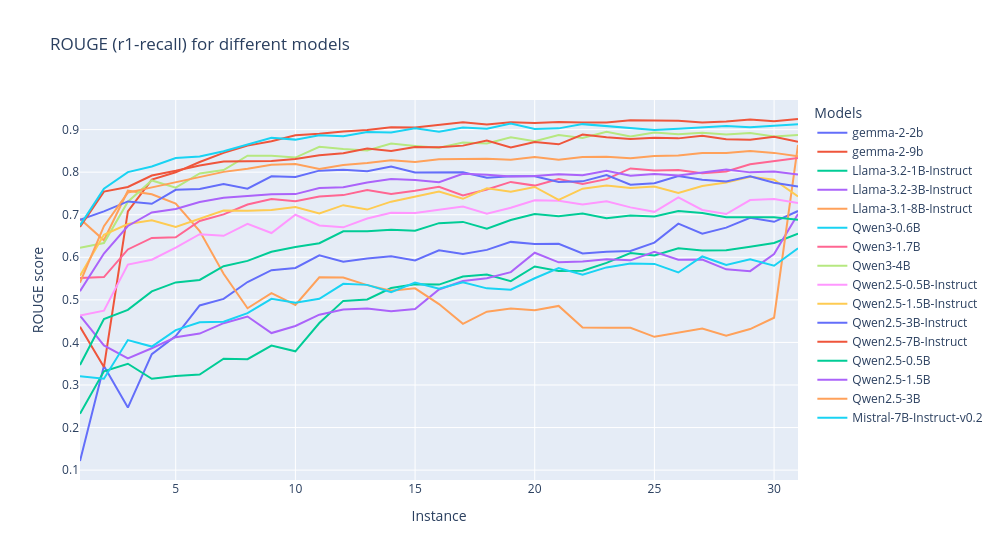
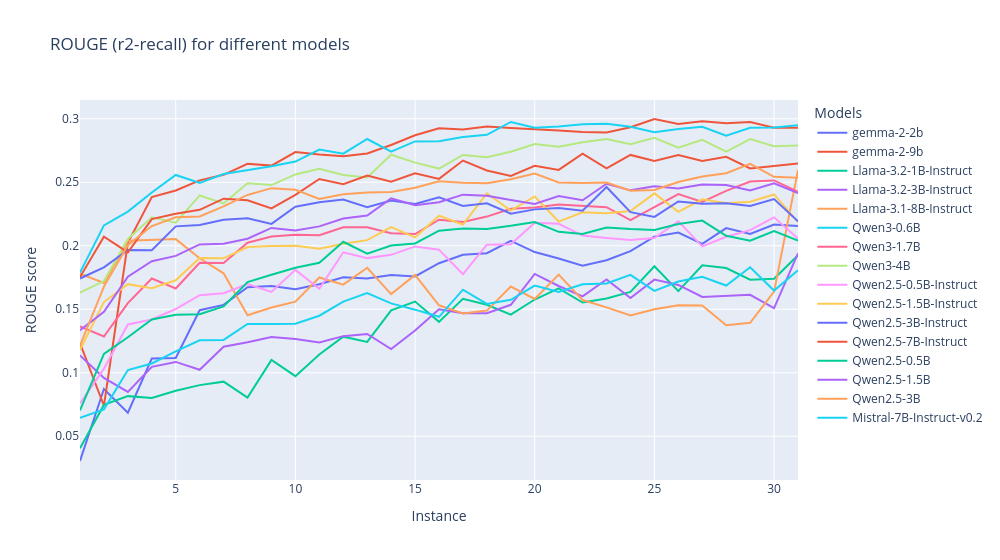

Notebook code cell kept with these figures, in order:
### Code cell
for metric in ['r1', 'r2', 'rL']:
    # plot the scores for each model
    fig = go.Figure()
    for model_name in MODEL_NAMES:
        fig.add_trace(go.Scatter
        (
            x = list(range(1, len(scores[model_name][f'{metric}_mean']) + 1)),
            y = scores[model_name][f'{metric}_mean'],
            mode = 'lines',
            name = f"{model_name.split('/')[-1]}"
        ))

    fig.update_layout(title = f"ROUGE ({metric}-recall) for different models",
                        xaxis_title = "Instance",
                        yaxis_title = "ROUGE score",
                        legend_title = "Models",
                        width = 1000,
                        showlegend = True)
    # save the plot
    fig.show()
